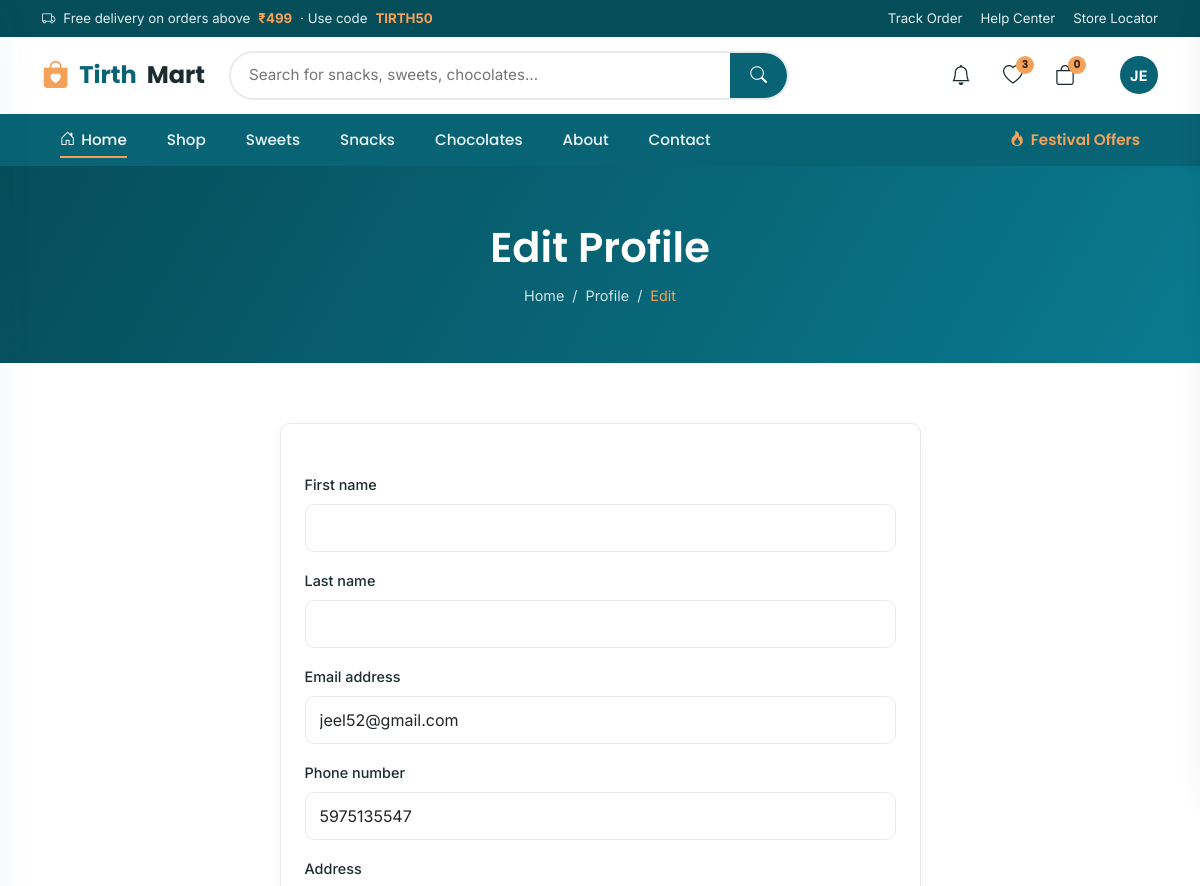
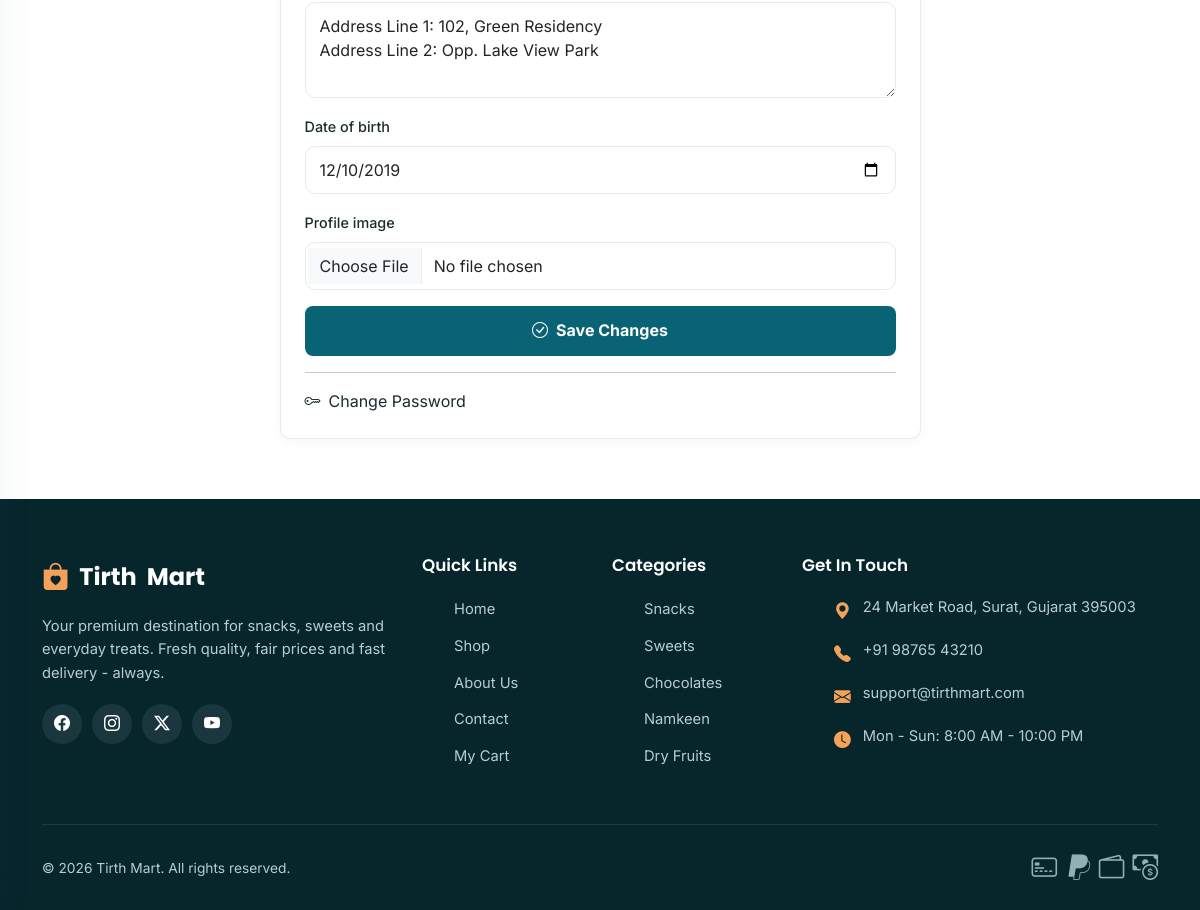
/profile/edit/ (signed in), run on the app's committed database (2 pictures, top to bottom).
### app_modules/userapp/models.py (models this page shows, shortened)
class CustomUser(AbstractUser):
    role = models.CharField(max_length=20, choices=UserRole.choices, default=UserRole.USER)
    is_approved = models.BooleanField(default=False)
    phone_number = models.CharField(max_length=15, blank=True, null=True)
    profile_image = models.ImageField(upload_to="profiles/", null=True, blank=True)
    address = models.TextField(blank=True, null=True)
    date_of_birth = models.DateField(null=True, blank=True)
    aadhaar_number = models.CharField(max_length=12, blank=True, null=True, unique=True)
    pan_number = models.CharField(max_length=10, blank=True, null=True, unique=True)
    aadhaar_image = models.ImageField(upload_to="kyc/aadhaar/", null=True, blank=True)
    pan_image = models.ImageField(upload_to="kyc/pan/", null=True, blank=True)
    other_document_image = models.ImageField(upload_to="kyc/other/", null=True, blank=True)
    is_kyc_verified = models.BooleanField(default=False)
    registration_ip = models.GenericIPAddressField(null=True, blank=True)
    objects = CustomUserManager()
    def get_full_name_or_username(self):
        return super().get_full_name() or self.username
    @property
    def is_customer_role(self):
        return self.role == UserRole.USER

### app_modules/userapp/views.py (the view)
# urls.py: path('profile/edit/', views.profile_edit, name='profile_edit'),
@login_required
def profile_edit(request):
    if request.method == "POST":
        form = ProfileForm(request.POST, request.FILES, instance=request.user)
        if form.is_valid():
            form.save()
            messages.success(request, "Profile updated successfully!")
            return redirect("profile_view")
    else:
        form = ProfileForm(instance=request.user)
    return render(request, "userapp/profile_edit.html", {"form": form})

### app_modules/userapp/forms.py
class ProfileForm(forms.ModelForm):
    class Meta:
        model = CustomUser
        fields = ("first_name", "last_name", "email", "phone_number", "address", "date_of_birth", "profile_image")
        widgets = {
            "date_of_birth": forms.DateInput(attrs={"type": "date", "class": "form-control"}),
            "address": forms.Textarea(attrs={"rows": 3, "class": "form-control"}),
            "first_name": forms.TextInput(attrs={"class": "form-control"}),
            "last_name": forms.TextInput(attrs={"class": "form-control"}),
            "email": forms.EmailInput(attrs={"class": "form-control"}),
            "phone_number": forms.TextInput(attrs={"class": "form-control"}),
            "profile_image": forms.ClearableFileInput(attrs={"class": "form-control"}),
        }

### app_modules/userapp/context_processors.py (called while the page is built)
def header_counts(request):
    cart_count = 0
    wishlist_count = 0
    recent_orders = []
    if request.user.is_authenticated:
        cart = Cart.objects.filter(user=request.user).first()
        if cart:
            cart_count = cart.total_quantity
        wishlist_count = Wishlist.objects.filter(user=request.user).count()
        if request.user.is_customer_role:
            recent_orders = Order.objects.filter(customer=request.user).prefetch_related("items")[:3]
    return {
        "header_cart_count": cart_count,
        "header_wishlist_count": wishlist_count,
        "header_recent_orders": recent_orders,
    }

### app_modules/userapp/models.py (called while the page is built)
    @property
    def total_quantity(self):
        return sum(item.quantity for item in self.items.all())

    @property
    def display_id(self):
        year = self.created_at.year if self.created_at else 2026
        return f"📦 Order TM{year}{self.id:04d}"

    @property
    def is_cancellable(self):
        return self.status in self.CANCELLABLE_BEFORE

### templates/userapp/profile_edit.html (shortened to what this page needs)
{% extends 'userapp/master.html' %}
{% load static %}
{% block content %}
<section class="page-banner">
  <div class="container">
    <h1>Edit Profile</h1>
    <div class="breadcrumb-nav"><a href="{% url 'index' %}">Home</a> / <a href="{% url 'profile_view' %}">Profile</a> / <span>Edit</span></div>
  </div>
</section>
<section class="section-pad">
  <div class="container">
    <div class="row justify-content-center">
      <div class="col-lg-7">
        <div class="cart-items-card p-4">
          <form method="post" enctype="multipart/form-data">
            {% for field in form %}
            <div class="mb-3">
              <label class="form-label">{{ field.label }}</label>
              {{ field }}
            </div>
            {% endfor %}
            <button type="submit" class="btn-primary-custom w-100 justify-content-center">
              <i class="bi bi-check-circle me-2"></i>Save Changes
            </button>
          </form>
          <hr>
          <a href="{% url 'change_password' %}" class="btn-outline-custom w-100 justify-content-center">
            <i class="bi bi-key me-2"></i>Change Password
          </a>
        </div>
      </div>
    </div>
  </div>
</section>
{% endblock %}

### templates/userapp/master.html (shortened to what this page needs)
<!DOCTYPE html>
{% load static %}
<html lang="en" class="bg-soft">
<head>
    <link href="https://cdn.jsdelivr.net/npm/bootstrap@5.3.3/dist/css/bootstrap.min.css" rel="stylesheet">
    <link href="https://cdn.jsdelivr.net/npm/bootstrap-icons@1.11.3/font/bootstrap-icons.min.css" rel="stylesheet">
    <link rel="stylesheet" href="{% static 'userapp/css/style.css' %}">
    <link rel="stylesheet" href="{% static 'userapp/css/responsive.css' %}">
</head>
<body>
    <div class="topbar">
        <div class="container">
            <div class="offer"><i class="bi bi-truck"></i> Free delivery on orders above <strong>&#8377;499</strong>
                &middot; Use code <strong>TIRTH50</strong></div>
            <div class="topbar-links">
                <a href="{% url "about" %}">Track Order</a>
                <a href="{% url "about" %}">Help Center</a>
                <a href="{% url "contact" %}">Store Locator</a>
            </div>
        </div>
    </div>
    <header class="site-header">
        <div class="container">
            <div class="header-main">
                <a href="{% url 'index' %}" class="logo"><i class="bi bi-bag-heart-fill"></i> Tirth<span>Mart</span></a>
                <form class="search-bar header-search-desktop" role="search" action="{% url 'shop_page' %}" method="get" autocomplete="off" id="headerSearchForm">
                    <input type="search" name="q" id="headerSearchInput" placeholder="Search for snacks, sweets, chocolates..."
                        aria-label="Search products" value="{{ q }}">
                    <button type="submit" aria-label="Search"><i class="bi bi-search"></i></button>
                </form>
                <div class="header-actions">
                    {% if user.is_authenticated %}
                    <div class="notif-bell-wrap" id="notifBellWrap">
                        <button type="button" class="icon-btn notif-bell-btn" id="notifBellBtn" aria-label="Notifications">
                            <i class="bi bi-bell"></i>
                        </button>
                    </div>
                    {% endif %}
                    <a href="{% url 'wishlist' %}" class="icon-btn" aria-label="Wishlist"><i class="bi bi-heart"></i><span class="badge"
                            data-wish-badge>{{ header_wishlist_count|default:0 }}</span></a>
                    <a href="#" class="icon-btn" aria-label="Cart" id="cart-icon-btn"><i class="bi bi-bag"></i><span
                            class="badge" data-cart-badge>{{ header_cart_count|default:0 }}</span></a>
                </div>
                {% if user.is_authenticated %}
                <div class="account-dropdown-wrap">
                    <button type="button" class="account-trigger" id="accountTrigger" aria-label="Account">
                        {% if user.profile_image %}
                        <img src="{{ user.profile_image.url }}" alt="{{ user.username }}" class="account-avatar-img">
                        {% else %}
                        <div class="avatar-initials">
                            {{ user.username|slice:":1"|upper }}{% if user.username|length > 1 %}{{ user.username|slice:"1:2"|upper }}{% endif %}
                        </div>
                        {% endif %}
                    </button>
                </div>
                {% else %}
                <a href="{% url 'user_login' %}" class="nav-item nav-link text-primary me-2">Login</a>
                {% endif %}
            </div>
        </div>
        <nav class="main-nav">
            <div class="container">
                <a href="{% url 'index' %}" class="active"><i class="bi bi-house-door"></i> Home</a>
                <a href="{% url 'shop_page' %}">Shop</a>
                <a href="{% url 'shop_page' %}?category=Sweets">Sweets</a>
                <a href="{% url 'shop_page' %}?category=Snacks">Snacks</a>
                <a href="{% url 'shop_page' %}?category=Chocolates">Chocolates</a>
                <a href="{% url "about" %}">About</a>
                <a href="{% url "contact" %}">Contact</a>
                <a href="{% url 'shop_page' %}?category=Combo Packs" class="nav-cta"><i class="bi bi-fire"></i> Festival
                    Offers</a>
            </div>
        </nav>
    </header>
    {% block content %}
    {% endblock %}
    <footer class="site-footer">
        <div class="container">
            <div class="row g-4">
                <div class="col-lg-4 col-md-6">
                    <div class="footer-about">
                        <a href="{% url 'index' %}" class="logo"><i class="bi bi-bag-heart-fill"></i>
                            Tirth<span>Mart</span></a>
                        <p>Your premium destination for snacks, sweets and everyday treats. Fresh quality, fair prices
                            and fast delivery - always.</p>
                        <div class="footer-social">
                            <a href="#" aria-label="Facebook"><i class="bi bi-facebook"></i></a>
                            <a href="#" aria-label="Instagram"><i class="bi bi-instagram"></i></a>
                            <a href="#" aria-label="Twitter"><i class="bi bi-twitter-x"></i></a>
                            <a href="#" aria-label="YouTube"><i class="bi bi-youtube"></i></a>
                        </div>
                    </div>
                </div>
                <div class="col-lg-2 col-md-6 col-6">
                    <h4>Quick Links</h4>
                    <ul class="footer-links">
                        <li><a href="{% url 'index' %}">Home</a></li>
                        <li><a href="{% url 'shop_page' %}">Shop</a></li>
                        <li><a href="{% url "about" %}">About Us</a></li>
                        <li><a href="{% url "contact" %}">Contact</a></li>
                        <li><a href="{% url 'cart' %}">My Cart</a></li>
                    </ul>
                </div>
                <div class="col-lg-2 col-md-6 col-6">
                    <h4>Categories</h4>
                    <ul class="footer-links">
                        <li><a href="{% url 'shop_page' %}?category=Snacks">Snacks</a></li>
                        <li><a href="{% url 'shop_page' %}?category=Sweets">Sweets</a></li>
                        <li><a href="{% url 'shop_page' %}?category=Chocolates">Chocolates</a></li>
                        <li><a href="{% url 'shop_page' %}?category=Namkeen">Namkeen</a></li>
                        <li><a href="{% url 'shop_page' %}?category=Dry Fruits">Dry Fruits</a></li>
                    </ul>
                </div>
                <div class="col-lg-4 col-md-6">
                    <h4>Get In Touch</h4>
                    <ul class="footer-contact">
                        <li><i class="bi bi-geo-alt-fill"></i> 24 Market Road, Surat, Gujarat 395003</li>
                        <li><i class="bi bi-telephone-fill"></i> +91 98765 43210</li>
                        <li><i class="bi bi-envelope-fill"></i> support@tirthmart.com</li>
                        <li><i class="bi bi-clock-fill"></i> Mon - Sun: 8:00 AM - 10:00 PM</li>
                    </ul>
                </div>
            </div>
            <div class="footer-bottom">
                <span>&copy; 2026 Tirth Mart. All rights reserved.</span>
                <div class="payment-icons">
                    <i class="bi bi-credit-card-2-front"></i>
                    <i class="bi bi-paypal"></i>
                    <i class="bi bi-wallet2"></i>
                    <i class="bi bi-cash-coin"></i>
                </div>
            </div>
        </div>
    </footer>
</body>
</html>

### data on the page
CustomUser: username "J", username "E", form "jeel52@gmail.com" "5975135547" "Address Line 1: 102, Green Residency Address Line 2: Opp. Lake View Park" "12/10/2019"

### other printed values
{{ header_wishlist_count|default:0 }} "3"
{{ header_cart_count|default:0 }} "0"
{{ field.label }} "First name" "Last name" "Email address" "Phone number" "Address" "Date of birth" "Profile image"
